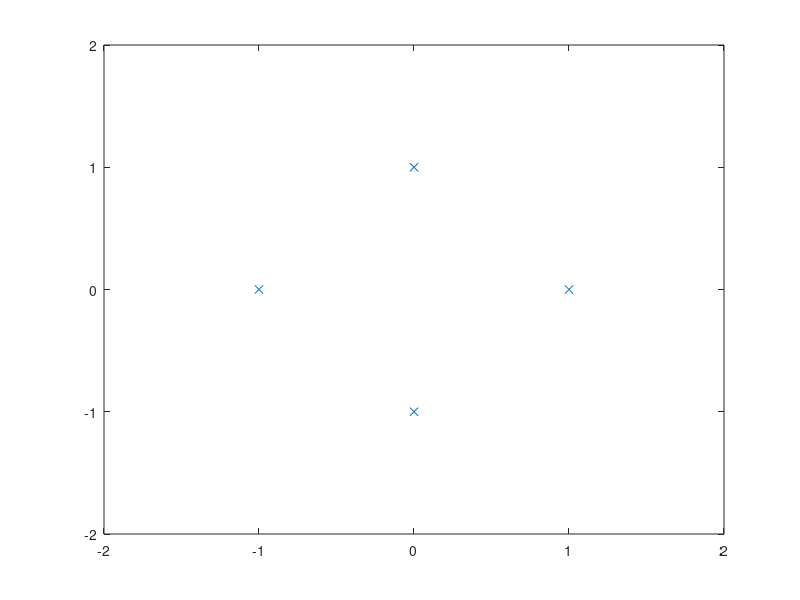

Recreate this plot in MATLAB. (Note: this script raises an error after producing the figure.)

%% initialization
clc; clear; close all;

%% Setting
SNR = 0:5:30;

%% Create QPSK and Add Noise
M_Q = 4;
x_Q = (0:M_Q-1)';

mod_Q_origin = pskmod(x_Q, M_Q);

n_Q = randi([0 M_Q-1], 5000, 1);

mod_Q = pskmod(n_Q, M_Q, pi/4);

y_Q_0 = awgn(mod_Q, SNR(1));

plot(real(mod_Q_origin), imag(mod_Q_origin), 'x');
axis([-2 2 -2 2])
xline(0)
yline(0)
% figure;
% for N = 1:7
%     make_y_Q = ['y_Q_', num2str(N), ' = awgn(mod_Q, SNR(', num2str(N), '));'];
%     eval(make_y_Q)
%     make_Q_subplot = ['subplot(2, 4, ', num2str(N),')'];
%     eval(make_Q_subplot)
%     make_Q_plot = ['plot(real(y_Q_', num2str(N),'), imag(y_Q_', num2str(N),'), ''x''); hold on;'];
%     eval(make_Q_plot)
%     make_Q_axis = ['axis([-2 2 -2 2])'];
%     eval(make_Q_axis)
%     make_Q_title = ['title("SNR = ', num2str(SNR(N)),'dB")'];
%     eval(make_Q_title)
%     xlabel("Re")
%     ylabel("Im")
%     xline(0)
%     yline(0)
% end
% 
% %% Create 8PSK and Add Noise
% M_8 = 8;
% x_8 = (0:M_8-1)';
% 
% mod_8_origin = pskmod(x_8, M_8, pi/4);
% 
% n_8 = randi([0 M_8-1], 5000, 1);
% 
% mod_8 = pskmod(n_8, M_8, pi/8);
% 
% y_8_0 = awgn(mod_8, SNR(1));
% 
% 
% figure;
% for N = 1:7
%     make_y_8 = ['y_8_', num2str(N), ' = awgn(mod_8, SNR(', num2str(N), '));'];
%     eval(make_y_8)
%     make_8_subplot = ['subplot(2, 4, ', num2str(N),')'];
%     eval(make_8_subplot)
%     make_8_plot = ['plot(real(y_8_', num2str(N),'), imag(y_8_', num2str(N),'), ''x''); hold on;'];
%     eval(make_8_plot)
%     make_8_axis = ['axis([-2 2 -2 2])'];
%     eval(make_8_axis)
%     make_8_title = ['title("SNR = ', num2str(SNR(N)),'dB")'];
%     eval(make_8_title)
%     xlabel("Re")
%     ylabel("Im")
%     xline(0)
%     yline(0)
% end
% 
% % for Num = 1:7
% %     make_save_num = ['save_num_', num2str(Num), '= 0;'];
% %     eval(make_save_num)
% %     make_count = ['count_', num2str(Num), '= 0;'];
% %     eval(make_count)
% % end
% 
% %% QPSK 0dB ~ 30dB 까지 3000개 데이터셋 생성
% % for dB = 1:7
% %     figure;
% %     for N = 1:3000
% %             make_ plot = ['plot(real(y_Q_', num2str(dB),'(N)), imag(y_Q_', num2str(dB),'(N)), ''k--x'');'];
% %             eval(make_plot)
% %             xticks([])
% %             yticks([])
% %             axis([-2 2 -2 2])
% %             make_data = ['exportgraphics(gcf, ''classification_datasets/modulation/', num2str(SNR(dB)),'dB/QPSK/', num2str(N), '.png'', ''Resolution'', 50);'];
% %             eval(make_data)
% %     end
% % end
% %% 8PSK 0dB ~ 30dB 까지 3000개 데이터셋 생성
% % for dB = 1:7
% %     figure;
% %     for N = 1:3000
% %             make_plot = ['plot(real(y_8_', num2str(dB),'(N)), imag(y_8_', num2str(dB),'(N)), ''k--x'');'];
% %             eval(make_plot)
% %             xticks([])
% %             yticks([])
% %             axis([-2 2 -2 2])
% %             make_data = ['exportgraphics(gcf, ''classification_datasets/modulation/', num2str(SNR(dB)),'dB/8PSK/', num2str(N), '.png'', ''Resolution'', 50);'];
% %             eval(make_data)
% %     end
% % end
